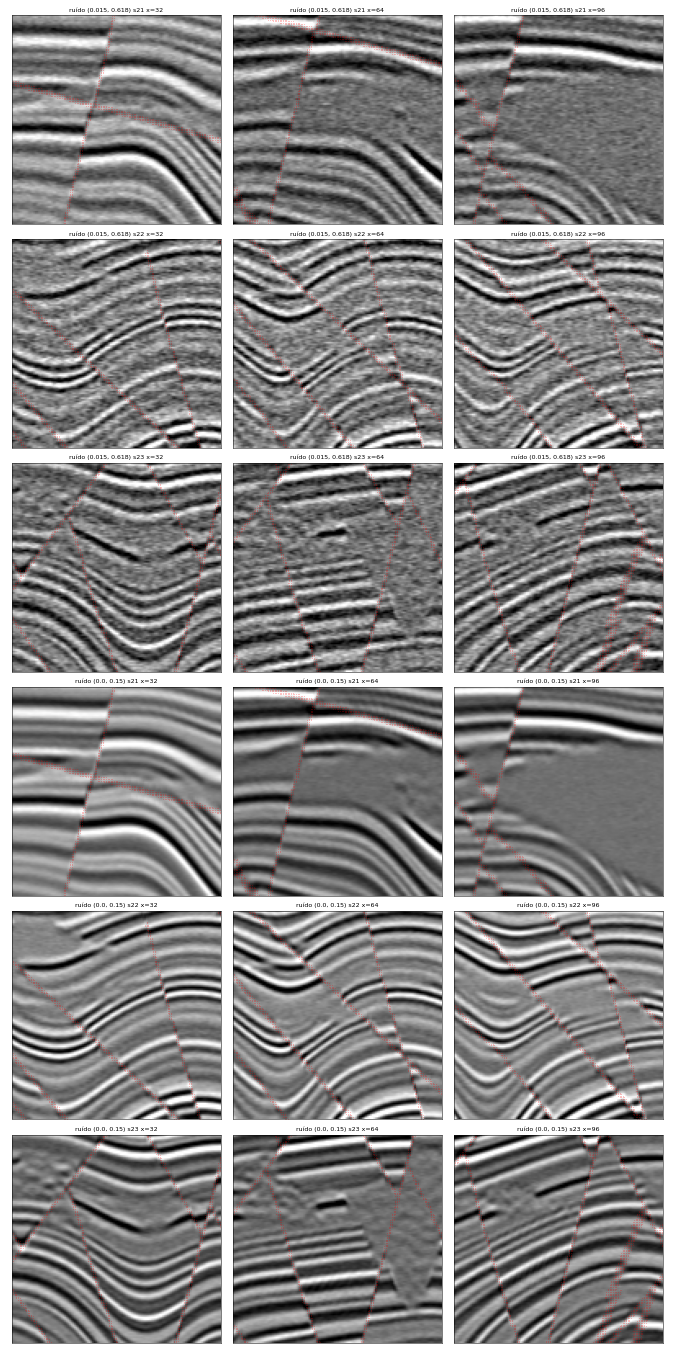

Recreate this plot in Python.
# CONFERÊNCIA DOS CORPOS: 3 TILES COM 2 CORPOS, RUÍDO PADRÃO E RUÍDO BAIXO, SEÇÕES INLINE 32/64/96 COM O RÓTULO
import sys, numpy as np, torch, matplotlib
matplotlib.use('Agg')
import matplotlib.pyplot as plt
torch.set_num_threads(6)
sys.path.insert(0, '/home/grva-mint/Projects/Falhas')
from Synthetic.index import SyntheticGenerator
rows = []
for noise in ((0.015, 0.618), (0.0, 0.15)):
    for seed in (21, 22, 23):
        g = SyntheticGenerator(seed=seed)
        g.set({'bodyCount': (2, 3), 'noiseLevel': noise})
        img, msk = g.get()
        img = (img - img.min()) / (img.max() - img.min())
        for i in (32, 64, 96):
            rows.append((f'ruído {noise} s{seed} x={i}', img[i].T, msk[i].T))
fig, axes = plt.subplots(6, 3, figsize=(15, 30))
for ax, (t, s, m) in zip(axes.ravel(), rows):
    ax.imshow(s, cmap='gray', vmin=np.percentile(s, 1), vmax=np.percentile(s, 99))
    zz, yy = np.nonzero(m); ax.scatter(yy, zz, s=0.3, c='red', alpha=0.3)
    ax.set_title(t, fontsize=10); ax.set_xticks([]); ax.set_yticks([])
plt.tight_layout(); plt.savefig('/home/grva-mint/Projects/Falhas/Synthetic/files/experiments/checks/bodies.png', dpi=45)
print('ok')
